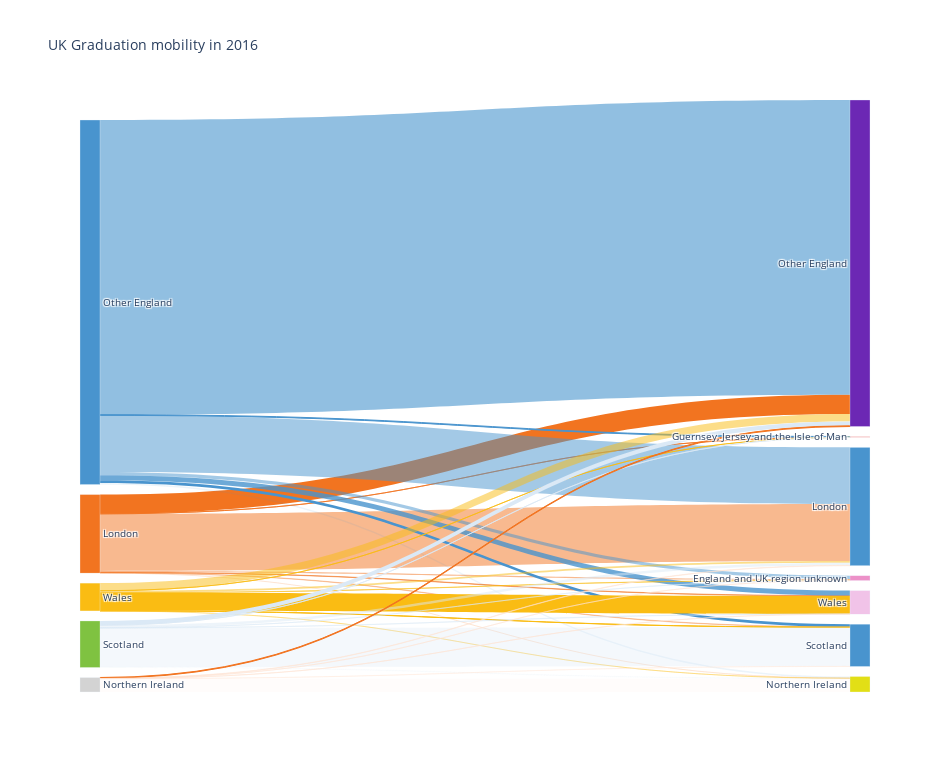

Here is the notebook cell this chart was saved with:
### Code cell
uk_2016 = pd.read_csv('../usedata/2016/UK_2016.csv')
data_trace = dict(
    type='sankey',
     domain = dict(
       x =  [0,1],
       y =  [0,1]
     ),
    orientation = "h",
    valueformat = ".0f",
    node = dict(
      pad = 10,
      thickness = 20,
      line = dict(
        color = "aliceblue",
        width = 0.3
      ),
      label =  uk_2016['Node, Label'].dropna(axis=0, how='any'),
      color = uk_2016['Color']
    ),
    link = dict(
      source = uk_2016['Source'].dropna(axis=0, how='any'),
      target = uk_2016['Target'].dropna(axis=0, how='any'),
      value = uk_2016['Value'].dropna(axis=0, how='any'),
        color=uk_2016['Link color'].dropna(axis=0,how='any'),
  )
)


fig = dict(data=[data_trace], layout=layout)
pio.show(fig)

### Figure 1 — Plotly figure (JSON) as saved in the notebook; plotly's stock layout.template omitted (floating-point values rounded to 4 significant figures)
{"data": [{"domain": {"x": [0, 1], "y": [0, 1]}, "link": {"color": ["rgba(242, 116, 32, 0.5)", "rgba(242, 116, 32, 1)", "rgba(242, 116, 32, 0.5)", "rgba(242, 116, 32, 0.3)", "rgba(242, 116, 32, 0.1)", "rgba(242, 116, 32, 0.8)", "rgba(242, 116, 32, 0.5)", "rgba(73, 148, 206, 0.5)", "rgba(73, 148, 206, 0.6)", "rgba(73, 148, 206, 0.8)", "rgba(73, 148, 206, 1)", "rgba(73, 148, 206, 0.1)", "rgba(73, 148, 206, 1)", "rgba(73, 148, 206, 0.5)", "rgba(250, 188, 19, 0.5)", "rgba(250, 188, 19, 0.5)", "rgba(250, 188, 19, 1)", "rgba(250, 188, 19, 1)", "rgba(250, 188, 19, 0.3)", "rgba(250, 188, 19, 0.8)", "rgba(250, 188, 19, 0.5)", "rgba(219, 233, 246, 0.5)", "rgba(219, 233, 246, 1)", "rgba(219, 233, 246, 0.5)", "rgba(219, 233, 246, 0.3)", "rgba(219, 233, 246, 0.1)", "rgba(219, 233, 246, 0.8)", "rgba(219, 233, 246, 0.5)", "rgba(253, 227, 212, 0.5)", "rgba(242, 116, 32, 1)", "rgba(253, 227, 212, 0.5)", "rgba(253, 227, 212, 0.3)", "rgba(253, 227, 212, 0.1)", "rgba(253, 227, 212, 0.8)", "rgba(253, 227, 212, 0.5)"], "source": [0, 0, 0, 0, 0, 0, 0, 1, 1, 1, 1, 1, 1, 1, 2, 2, 2, 2, 2, 2, 2, 3, 3, 3, 3, 3, 3, 3, 4, 4, 4, 4, 4, 4, 4], "target": [5, 6, 7, 8, 9, 10, 11, 5, 6, 7, 8, 9, 10, 11, 5, 6, 7, 8, 9, 10, 11, 5, 6, 7, 8, 9, 10, 11, 5, 6, 7, 8, 9, 10, 11], "value": [29975, 10120, 190, 185, 55, 25, 720, 29765, 154805, 2635, 1380, 855, 390, 1700, 945, 4025, 9450, 70, 40, 20, 95, 1300, 2225, 95, 20520, 240, 20, 50, 180, 370, 15, 85, 6965, 0, 5]}, "node": {"color": ["#F27420", "#4994CE", "#FABC13", "#7FC241", "#D3D3D3", "#4994CE", "#6C28B4", "#F1C3E8", "#4994CE", "#E2DF16", "#F99C96", "#EC91C8", "#4994CE", "#4994CE", "#D3D3D3", "#D3D3D4", "#D3D3D5", "#D3D3D6", "#D3D3D7", "#D3D3D8", "#D3D3D9", "#D3D3D1", "#FABC13", "#FABC14", "#FABC15", "#FABC16", "#FABC17", "#FABC18", "#FABC19", "#FABC20", "#FABC21", "#FABC22", "#FABC23", "#FABC24", "#FABC25"], "label": ["London", "Other England", "Wales", "Scotland", "Northern Ireland", "London", "Other England", "Wales", "Scotland", "Northern Ireland", "Guernsey, Jersey and the Isle of Man", "England and UK region unknown"], "line": {"color": "aliceblue", "width": 0.3}, "pad": 10, "thickness": 20}, "orientation": "h", "type": "sankey", "valueformat": ".0f"}], "layout": {"font": {"size": 10}, "height": 772, "title": {"text": "UK Graduation mobility in 2016"}, "width": 950}}
